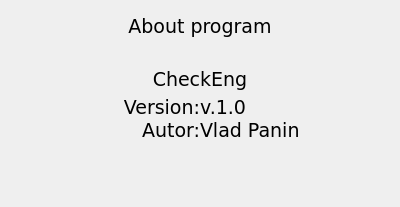
<?xml version="1.0" encoding="UTF-8"?>
<ui version="4.0">
 <class>Finish</class>
 <widget class="QDialog" name="Finish">
  <property name="geometry">
   <rect>
    <x>0</x>
    <y>0</y>
    <width>400</width>
    <height>207</height>
   </rect>
  </property>
  <property name="font">
   <font>
    <family>DejaVu Sans</family>
    <pointsize>14</pointsize>
    <weight>50</weight>
    <bold>false</bold>
   </font>
  </property>
  <property name="windowTitle">
   <string notr="true">Finish</string>
  </property>
  <property name="styleSheet">
   <string notr="true"/>
  </property>
  <layout class="QVBoxLayout" name="verticalLayout_3">
   <property name="spacing">
    <number>0</number>
   </property>
   <property name="leftMargin">
    <number>5</number>
   </property>
   <property name="topMargin">
    <number>15</number>
   </property>
   <property name="rightMargin">
    <number>5</number>
   </property>
   <property name="bottomMargin">
    <number>25</number>
   </property>
   <item>
    <layout class="QHBoxLayout" name="horizontalLayout">
     <property name="spacing">
      <number>0</number>
     </property>
     <property name="leftMargin">
      <number>15</number>
     </property>
     <property name="topMargin">
      <number>0</number>
     </property>
     <property name="rightMargin">
      <number>15</number>
     </property>
     <property name="bottomMargin">
      <number>0</number>
     </property>
     <item>
      <widget class="QWidget" name="dialogContainer" native="true">
       <layout class="QVBoxLayout" name="verticalLayout_2">
        <property name="spacing">
         <number>0</number>
        </property>
        <property name="leftMargin">
         <number>15</number>
        </property>
        <property name="topMargin">
         <number>0</number>
        </property>
        <property name="rightMargin">
         <number>15</number>
        </property>
        <property name="bottomMargin">
         <number>10</number>
        </property>
        <item>
         <widget class="QLabel" name="l_title">
          <property name="font">
           <font>
            <family>DejaVu Sans</family>
            <pointsize>14</pointsize>
            <weight>50</weight>
            <bold>false</bold>
           </font>
          </property>
          <property name="text">
           <string>About program</string>
          </property>
          <property name="alignment">
           <set>Qt::AlignCenter</set>
          </property>
         </widget>
        </item>
        <item>
         <widget class="QWidget" name="w_aboutInfo" native="true">
          <layout class="QVBoxLayout" name="verticalLayout">
           <property name="spacing">
            <number>0</number>
           </property>
           <property name="leftMargin">
            <number>0</number>
           </property>
           <property name="topMargin">
            <number>30</number>
           </property>
           <property name="rightMargin">
            <number>0</number>
           </property>
           <property name="bottomMargin">
            <number>25</number>
           </property>
           <item>
            <layout class="QHBoxLayout" name="hl">
             <item>
              <widget class="QWidget" name="w_logoAbout" native="true">
               <property name="styleSheet">
                <string notr="true"/>
               </property>
              </widget>
             </item>
            </layout>
           </item>
           <item>
            <widget class="QLabel" name="l_aboutSurv">
             <property name="font">
              <font>
               <family>DejaVu Sans</family>
               <pointsize>14</pointsize>
               <weight>50</weight>
               <bold>false</bold>
              </font>
             </property>
             <property name="text">
              <string>&lt;html&gt;&lt;head/&gt;&lt;body&gt;&lt;p&gt;CheckEng&lt;/p&gt;&lt;/body&gt;&lt;/html&gt;</string>
             </property>
             <property name="alignment">
              <set>Qt::AlignCenter</set>
             </property>
            </widget>
           </item>
           <item>
            <spacer name="verticalSpacer">
             <property name="orientation">
              <enum>Qt::Vertical</enum>
             </property>
             <property name="sizeHint" stdset="0">
              <size>
               <width>20</width>
               <height>40</height>
              </size>
             </property>
            </spacer>
           </item>
           <item>
            <layout class="QHBoxLayout" name="hl_2">
             <item>
              <widget class="QLabel" name="l_ver">
               <property name="font">
                <font>
                 <family>DejaVu Sans</family>
                 <pointsize>14</pointsize>
                 <weight>50</weight>
                 <bold>false</bold>
                </font>
               </property>
               <property name="layoutDirection">
                <enum>Qt::RightToLeft</enum>
               </property>
               <property name="text">
                <string>Version:</string>
               </property>
               <property name="alignment">
                <set>Qt::AlignRight|Qt::AlignTrailing|Qt::AlignVCenter</set>
               </property>
              </widget>
             </item>
             <item>
              <widget class="QLabel" name="l_verInfo">
               <property name="font">
                <font>
                 <family>DejaVu Sans</family>
                 <pointsize>14</pointsize>
                 <weight>50</weight>
                 <bold>false</bold>
                </font>
               </property>
               <property name="layoutDirection">
                <enum>Qt::LeftToRight</enum>
               </property>
               <property name="text">
                <string>v.1.0</string>
               </property>
              </widget>
             </item>
            </layout>
           </item>
           <item>
            <layout class="QHBoxLayout" name="hor4">
             <item>
              <widget class="QLabel" name="l_autor">
               <property name="font">
                <font>
                 <family>DejaVu Sans</family>
                 <pointsize>14</pointsize>
                 <weight>50</weight>
                 <bold>false</bold>
                </font>
               </property>
               <property name="layoutDirection">
                <enum>Qt::RightToLeft</enum>
               </property>
               <property name="text">
                <string>Autor:</string>
               </property>
               <property name="alignment">
                <set>Qt::AlignRight|Qt::AlignTrailing|Qt::AlignVCenter</set>
               </property>
              </widget>
             </item>
             <item>
              <widget class="QLabel" name="l_autorInfo">
               <property name="font">
                <font>
                 <family>DejaVu Sans</family>
                 <pointsize>14</pointsize>
                 <weight>50</weight>
                 <bold>false</bold>
                </font>
               </property>
               <property name="text">
                <string>Vlad Panin</string>
               </property>
              </widget>
             </item>
            </layout>
           </item>
           <item>
            <spacer name="verticalSpacer_2">
             <property name="orientation">
              <enum>Qt::Vertical</enum>
             </property>
             <property name="sizeHint" stdset="0">
              <size>
               <width>20</width>
               <height>40</height>
              </size>
             </property>
            </spacer>
           </item>
           <item>
            <layout class="QHBoxLayout" name="hor5"/>
           </item>
          </layout>
         </widget>
        </item>
       </layout>
      </widget>
     </item>
    </layout>
   </item>
  </layout>
 </widget>
 <resources/>
 <connections/>
</ui>
